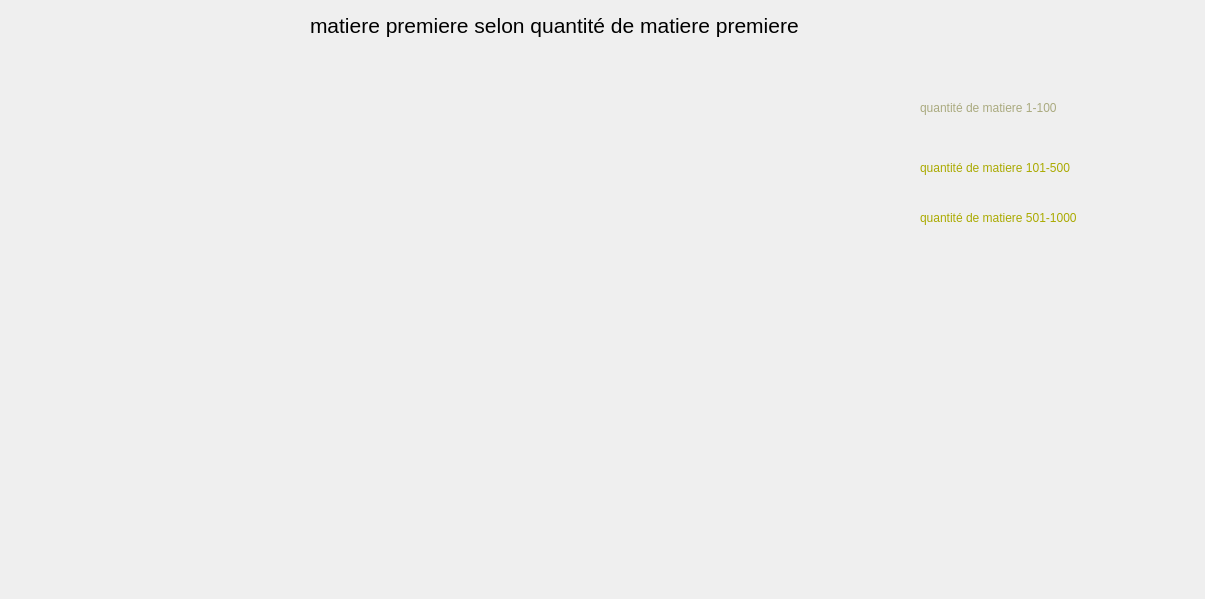
<?xml version="1.0" encoding="UTF-8"?>
<ui version="4.0">
 <class>statistique</class>
 <widget class="QDialog" name="statistique">
  <property name="geometry">
   <rect>
    <x>0</x>
    <y>0</y>
    <width>1205</width>
    <height>599</height>
   </rect>
  </property>
  <property name="windowTitle">
   <string>Dialog</string>
  </property>
  <widget class="QLabel" name="label">
   <property name="geometry">
    <rect>
     <x>920</x>
     <y>100</y>
     <width>151</width>
     <height>16</height>
    </rect>
   </property>
   <property name="styleSheet">
    <string notr="true">color:rgb(170,170,127);</string>
   </property>
   <property name="text">
    <string>quantité de matiere 1-100</string>
   </property>
  </widget>
  <widget class="QLabel" name="label_2">
   <property name="geometry">
    <rect>
     <x>920</x>
     <y>160</y>
     <width>181</width>
     <height>16</height>
    </rect>
   </property>
   <property name="styleSheet">
    <string notr="true">color:rgb(170,170,0);</string>
   </property>
   <property name="text">
    <string>quantité de matiere 101-500</string>
   </property>
  </widget>
  <widget class="QLabel" name="label_3">
   <property name="geometry">
    <rect>
     <x>920</x>
     <y>210</y>
     <width>191</width>
     <height>16</height>
    </rect>
   </property>
   <property name="styleSheet">
    <string notr="true">color:rgb(170,170,0);</string>
   </property>
   <property name="text">
    <string>quantité de matiere 501-1000</string>
   </property>
  </widget>
  <widget class="QLabel" name="label_4">
   <property name="geometry">
    <rect>
     <x>310</x>
     <y>10</y>
     <width>661</width>
     <height>31</height>
    </rect>
   </property>
   <property name="font">
    <font>
     <pointsize>16</pointsize>
    </font>
   </property>
   <property name="text">
    <string>matiere premiere selon quantité de matiere premiere</string>
   </property>
  </widget>
 </widget>
 <resources/>
 <connections/>
</ui>
